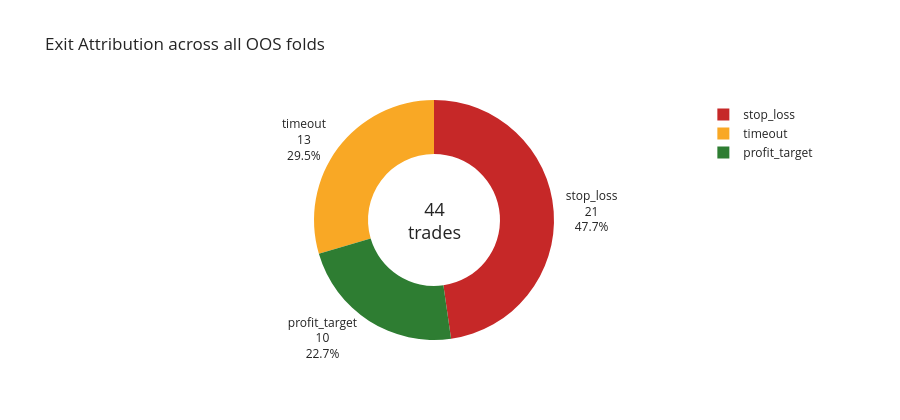

Notebook code for this chart:
### Markdown cell above
## 13 Exit Attribution (every OOS trade)

### Code cell
if len(oos_trades) > 0:
    ex = exit_type_breakdown(oos_trades)
    color_map = {'profit_target': '#2e7d32', 'stop_loss': '#c62828', 'timeout': '#f9a825'}
    fig = go.Figure(go.Pie(
        labels=ex['exit_type'], values=ex['count'], hole=0.55,
        marker=dict(colors=[color_map.get(x, '#999') for x in ex['exit_type']]),
        textinfo='label+percent+value', textposition='outside',
    ))
    total = int(ex['count'].sum())
    fig.update_layout(title='Exit Attribution across all OOS folds',
                      template='simple_white', height=420,
                      annotations=[dict(text=f'{total}<br>trades', x=0.5, y=0.5, showarrow=False, font=dict(size=18))])
    fig.write_html(str(OUT_DIR/'exit_attribution.html'), include_plotlyjs='cdn')
    fig.show()
    ex

### Figure 1 — Plotly figure (JSON) as saved in the notebook; plotly's stock layout.template omitted (floating-point values rounded to 4 significant figures)
{"data": [{"hole": 0.55, "labels": ["profit_target", "stop_loss", "timeout"], "marker": {"colors": ["#2e7d32", "#c62828", "#f9a825"]}, "textinfo": "label+percent+value", "textposition": "outside", "type": "pie", "values": [10, 21, 13]}], "layout": {"annotations": [{"font": {"size": 18}, "showarrow": false, "text": "44<br>trades", "x": 0.5, "y": 0.5}], "height": 420, "title": {"text": "Exit Attribution across all OOS folds"}}}
